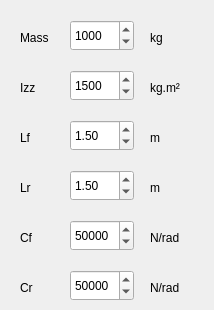
    <widget class="QWidget" name="tab">
     <attribute name="title">
      <string>Car Setup</string>
     </attribute>
     <widget class="QLabel" name="label_3">
      <property name="geometry">
       <rect>
        <x>20</x>
        <y>30</y>
        <width>55</width>
        <height>16</height>
       </rect>
      </property>
      <property name="text">
       <string>Mass</string>
      </property>
     </widget>
     <widget class="QDoubleSpinBox" name="doubleSpinBox">
      <property name="geometry">
       <rect>
        <x>70</x>
        <y>20</y>
        <width>64</width>
        <height>31</height>
       </rect>
      </property>
      <property name="decimals">
       <number>0</number>
      </property>
      <property name="maximum">
       <double>10000.000000000000000</double>
      </property>
      <property name="value">
       <double>1000.000000000000000</double>
      </property>
     </widget>
     <widget class="QLabel" name="label_4">
      <property name="geometry">
       <rect>
        <x>20</x>
        <y>80</y>
        <width>55</width>
        <height>16</height>
       </rect>
      </property>
      <property name="text">
       <string>Izz</string>
      </property>
     </widget>
     <widget class="QDoubleSpinBox" name="doubleSpinBox_2">
      <property name="geometry">
       <rect>
        <x>70</x>
        <y>70</y>
        <width>64</width>
        <height>31</height>
       </rect>
      </property>
      <property name="decimals">
       <number>0</number>
      </property>
      <property name="maximum">
       <double>10000.000000000000000</double>
      </property>
      <property name="value">
       <double>1500.000000000000000</double>
      </property>
     </widget>
     <widget class="QLabel" name="label">
      <property name="geometry">
       <rect>
        <x>20</x>
        <y>130</y>
        <width>55</width>
        <height>16</height>
       </rect>
      </property>
      <property name="text">
       <string>Lf</string>
      </property>
     </widget>
     <widget class="QDoubleSpinBox" name="doubleSpinBox_3">
      <property name="geometry">
       <rect>
        <x>70</x>
        <y>120</y>
        <width>64</width>
        <height>31</height>
       </rect>
      </property>
      <property name="singleStep">
       <double>0.010000000000000</double>
      </property>
      <property name="value">
       <double>1.500000000000000</double>
      </property>
     </widget>
     <widget class="QLabel" name="label_2">
      <property name="geometry">
       <rect>
        <x>20</x>
        <y>180</y>
        <width>55</width>
        <height>16</height>
       </rect>
      </property>
      <property name="text">
       <string>Lr</string>
      </property>
     </widget>
     <widget class="QDoubleSpinBox" name="doubleSpinBox_4">
      <property name="geometry">
       <rect>
        <x>70</x>
        <y>170</y>
        <width>64</width>
        <height>31</height>
       </rect>
      </property>
      <property name="singleStep">
       <double>0.010000000000000</double>
      </property>
      <property name="value">
       <double>1.500000000000000</double>
      </property>
     </widget>
     <widget class="QLabel" name="label_5">
      <property name="geometry">
       <rect>
        <x>20</x>
        <y>230</y>
        <width>55</width>
        <height>16</height>
       </rect>
      </property>
      <property name="text">
       <string>Cf</string>
      </property>
     </widget>
     <widget class="QDoubleSpinBox" name="doubleSpinBox_5">
      <property name="geometry">
       <rect>
        <x>70</x>
        <y>220</y>
        <width>64</width>
        <height>31</height>
       </rect>
      </property>
      <property name="decimals">
       <number>0</number>
      </property>
      <property name="maximum">
       <double>100000.000000000000000</double>
      </property>
      <property name="value">
       <double>50000.000000000000000</double>
      </property>
     </widget>
     <widget class="QLabel" name="label_6">
      <property name="geometry">
       <rect>
        <x>20</x>
        <y>280</y>
        <width>55</width>
        <height>16</height>
       </rect>
      </property>
      <property name="text">
       <string>Cr</string>
      </property>
     </widget>
     <widget class="QDoubleSpinBox" name="doubleSpinBox_6">
      <property name="geometry">
       <rect>
        <x>70</x>
        <y>270</y>
        <width>64</width>
        <height>31</height>
       </rect>
      </property>
      <property name="decimals">
       <number>0</number>
      </property>
      <property name="maximum">
       <double>100000.000000000000000</double>
      </property>
      <property name="value">
       <double>50000.000000000000000</double>
      </property>
     </widget>
     <widget class="QLabel" name="label_13">
      <property name="geometry">
       <rect>
        <x>150</x>
        <y>30</y>
        <width>55</width>
        <height>16</height>
       </rect>
      </property>
      <property name="text">
       <string>kg</string>
      </property>
     </widget>
     <widget class="QLabel" name="label_14">
      <property name="geometry">
       <rect>
        <x>150</x>
        <y>80</y>
        <width>55</width>
        <height>16</height>
       </rect>
      </property>
      <property name="text">
       <string>kg.m²</string>
      </property>
     </widget>
     <widget class="QLabel" name="label_15">
      <property name="geometry">
       <rect>
        <x>150</x>
        <y>130</y>
        <width>55</width>
        <height>16</height>
       </rect>
      </property>
      <property name="text">
       <string>m</string>
      </property>
     </widget>
     <widget class="QLabel" name="label_16">
      <property name="geometry">
       <rect>
        <x>150</x>
        <y>180</y>
        <width>55</width>
        <height>16</height>
       </rect>
      </property>
      <property name="text">
       <string>m</string>
      </property>
     </widget>
     <widget class="QLabel" name="label_17">
      <property name="geometry">
       <rect>
        <x>150</x>
        <y>230</y>
        <width>55</width>
        <height>16</height>
       </rect>
      </property>
      <property name="text">
       <string>N/rad</string>
      </property>
     </widget>
     <widget class="QLabel" name="label_18">
      <property name="geometry">
       <rect>
        <x>150</x>
        <y>280</y>
        <width>55</width>
        <height>16</height>
       </rect>
      </property>
      <property name="text">
       <string>N/rad</string>
      </property>
     </widget>
    </widget>
